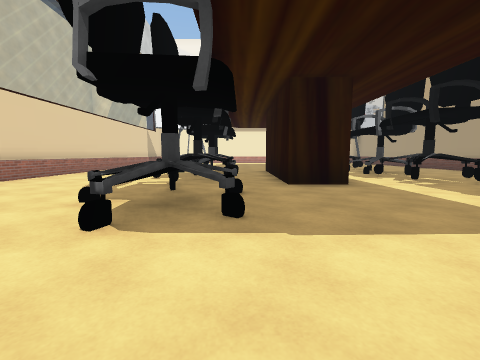
View 1 (above)

17 first-person views from a walk through a 3-D level made in the Unity game engine. The camera is 1.2 m above the floor, tilts 6° down and sees 90° across. The floor is counted in squares, 2 m on a side. Each view is taken from the middle of a square. On the plan, view 1 faces up. The plan holds only what a view shows up to about 9 squares ahead; the rest is blank. The place goes on beyond the plan. Some surface patterns are stand-ins.

View 2
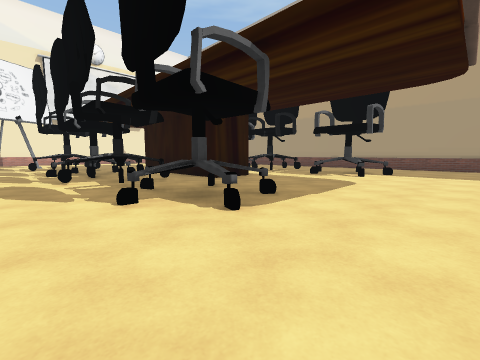

View 3
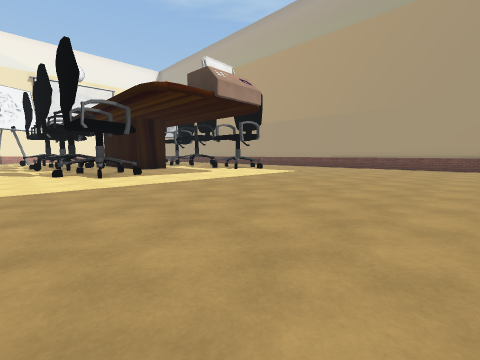

View 4
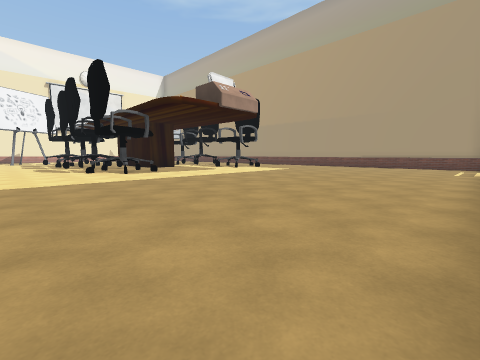

View 5
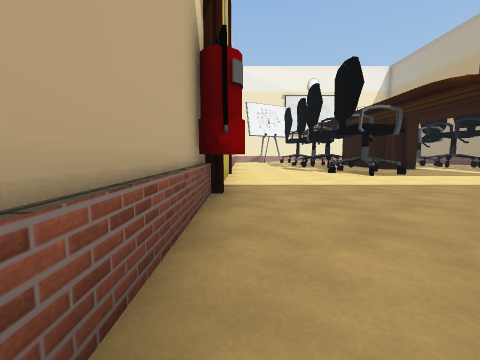

View 6
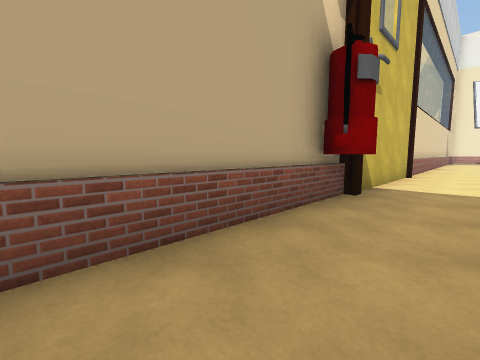

View 7
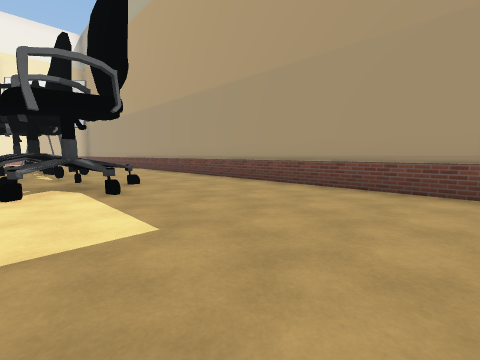

View 8
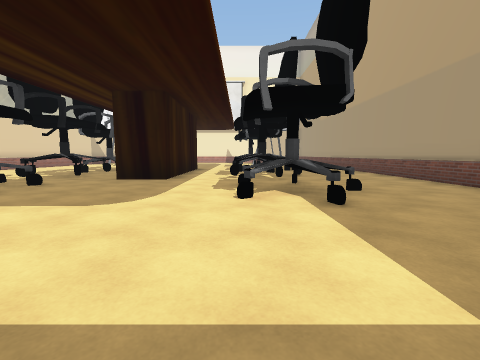

View 9
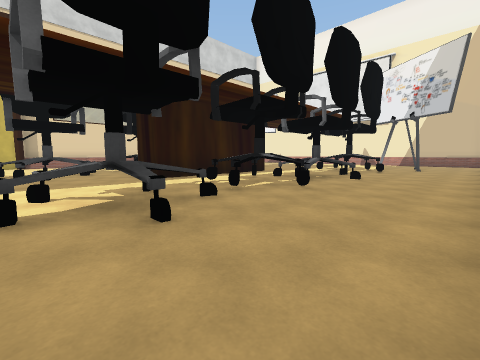

View 10
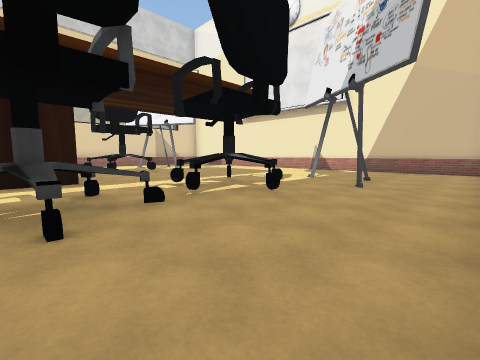

View 11
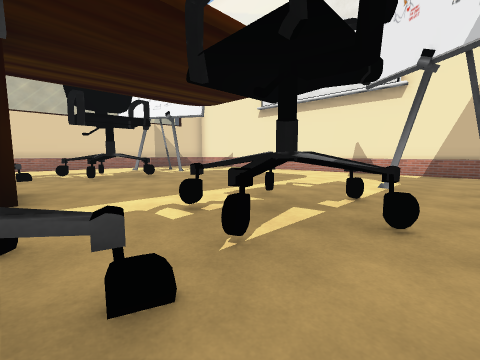

View 12
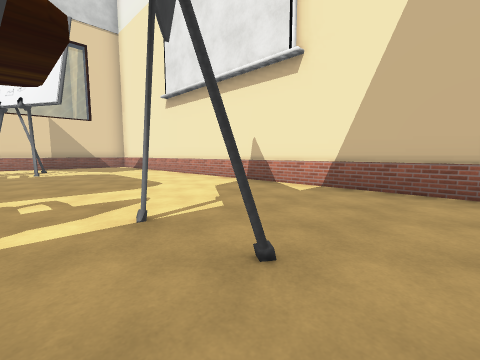

View 13
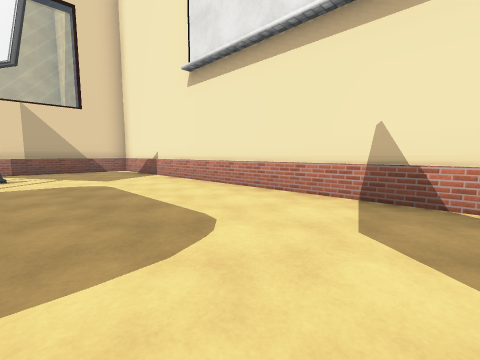

View 14
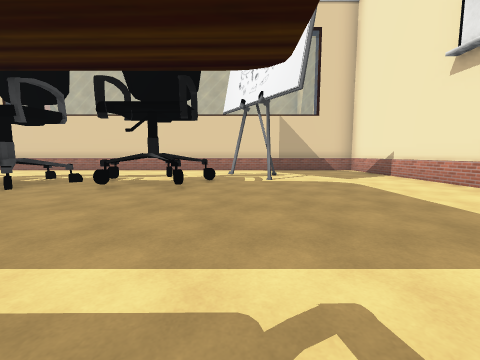

View 15
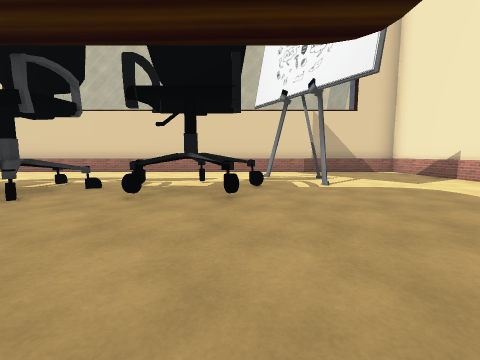

View 16
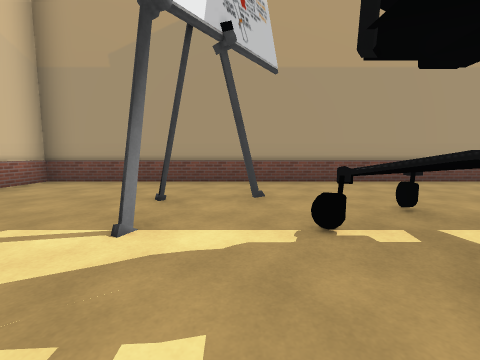

View 17
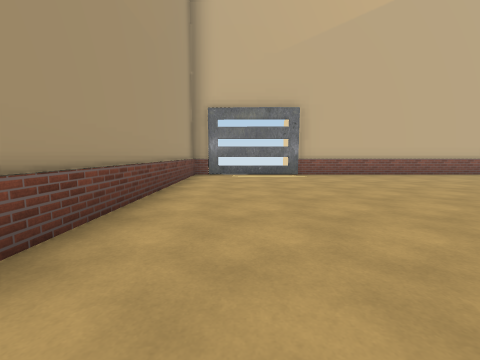

### Floor plan
Key: @ floor where view 1 was taken; # wall or solid block; . floor; / step, stairs or slope; = window, fence, low wall or low ledge.
Columns run from 6 left of view 1 to 9 right of it. Each row starts with its distance up from view 1.
 18 ################
 17 #..............#
 16 #..............#
 15 #..............#
 14 #..##......##..#
 13 #..............#
 12 #....##...##...#
 11 #...###...##...#
 10 #....#.........#
  9 #....==##.==...#
  8 #...=#=##.===..#
  7 #....####.##...#
  6 #...#####..#=..#
  5 #....####.##...#
  4 #....==...==...#
  3 #.../=.....=/..#
  2 #....==...==...#
  1 #..............#
  0 #.....@........#
 -1 #..............#
 -2 ##.............#
 -3 #..............#
 -4 #..............#
 -5 #..............#
 -6   ..........##.#
 -7       ##########

Where each view was taken, in squares from view 1:
view 1: 0 up, 0 right, facing up
view 2: 0 up, 3 left, facing up-right
view 3: 5 down, 3 left, facing up-right
view 4: 6 down, 4 left, facing up-right
view 5: 5 down, 5 left, facing up
view 6: 5 down, 4 left, facing up-left
view 7: 2 down, 4 right, facing up-right
view 8: 1 down, 4 right, facing up
view 9: 2 up, 8 right, facing up-left
view 10: 8 up, 8 right, facing up-left
view 11: 9 up, 6 right, facing up-left
view 12: 13 up, 7 right, facing up-left
view 13: 14 up, 4 right, facing up-left
view 14: 13 up, 4 right, facing left
view 15: 12 up, 3 right, facing left
view 16: 13 up, 3 right, facing right
view 17: 1 up, 7 right, facing down
